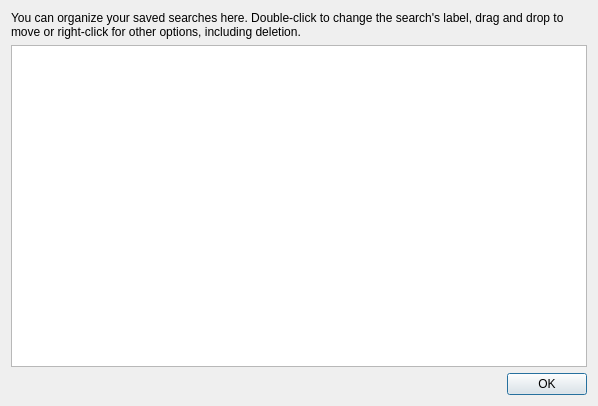
<?xml version="1.0" encoding="UTF-8"?>
<ui version="4.0">
 <class>SavedSearchesOrganizer</class>
 <widget class="QDialog" name="SavedSearchesOrganizer">
  <property name="geometry">
   <rect>
    <x>0</x>
    <y>0</y>
    <width>598</width>
    <height>406</height>
   </rect>
  </property>
  <property name="windowTitle">
   <string>Organize saved searches</string>
  </property>
  <layout class="QVBoxLayout" name="verticalLayout">
   <item>
    <widget class="QLabel" name="label">
     <property name="text">
      <string>You can organize your saved searches here. Double-click to change the search's label, drag and drop to move or right-click for other options, including deletion.</string>
     </property>
     <property name="wordWrap">
      <bool>true</bool>
     </property>
    </widget>
   </item>
   <item>
    <widget class="SavedSearchesTreeWidget" name="treeWidget">
     <property name="dragEnabled">
      <bool>false</bool>
     </property>
     <property name="dragDropMode">
      <enum>QAbstractItemView::InternalMove</enum>
     </property>
     <property name="headerHidden">
      <bool>true</bool>
     </property>
     <column>
      <property name="text">
       <string notr="true">1</string>
      </property>
     </column>
    </widget>
   </item>
   <item>
    <widget class="QDialogButtonBox" name="buttonBox">
     <property name="orientation">
      <enum>Qt::Horizontal</enum>
     </property>
     <property name="standardButtons">
      <set>QDialogButtonBox::Ok</set>
     </property>
    </widget>
   </item>
  </layout>
 </widget>
 <customwidgets>
  <customwidget>
   <class>SavedSearchesTreeWidget</class>
   <extends>QTreeWidget</extends>
   <header>gui/SavedSearchesOrganizer.h</header>
  </customwidget>
 </customwidgets>
 <resources/>
 <connections>
  <connection>
   <sender>buttonBox</sender>
   <signal>accepted()</signal>
   <receiver>SavedSearchesOrganizer</receiver>
   <slot>accept()</slot>
   <hints>
    <hint type="sourcelabel">
     <x>248</x>
     <y>254</y>
    </hint>
    <hint type="destinationlabel">
     <x>157</x>
     <y>274</y>
    </hint>
   </hints>
  </connection>
  <connection>
   <sender>buttonBox</sender>
   <signal>rejected()</signal>
   <receiver>SavedSearchesOrganizer</receiver>
   <slot>reject()</slot>
   <hints>
    <hint type="sourcelabel">
     <x>316</x>
     <y>260</y>
    </hint>
    <hint type="destinationlabel">
     <x>286</x>
     <y>274</y>
    </hint>
   </hints>
  </connection>
 </connections>
</ui>
